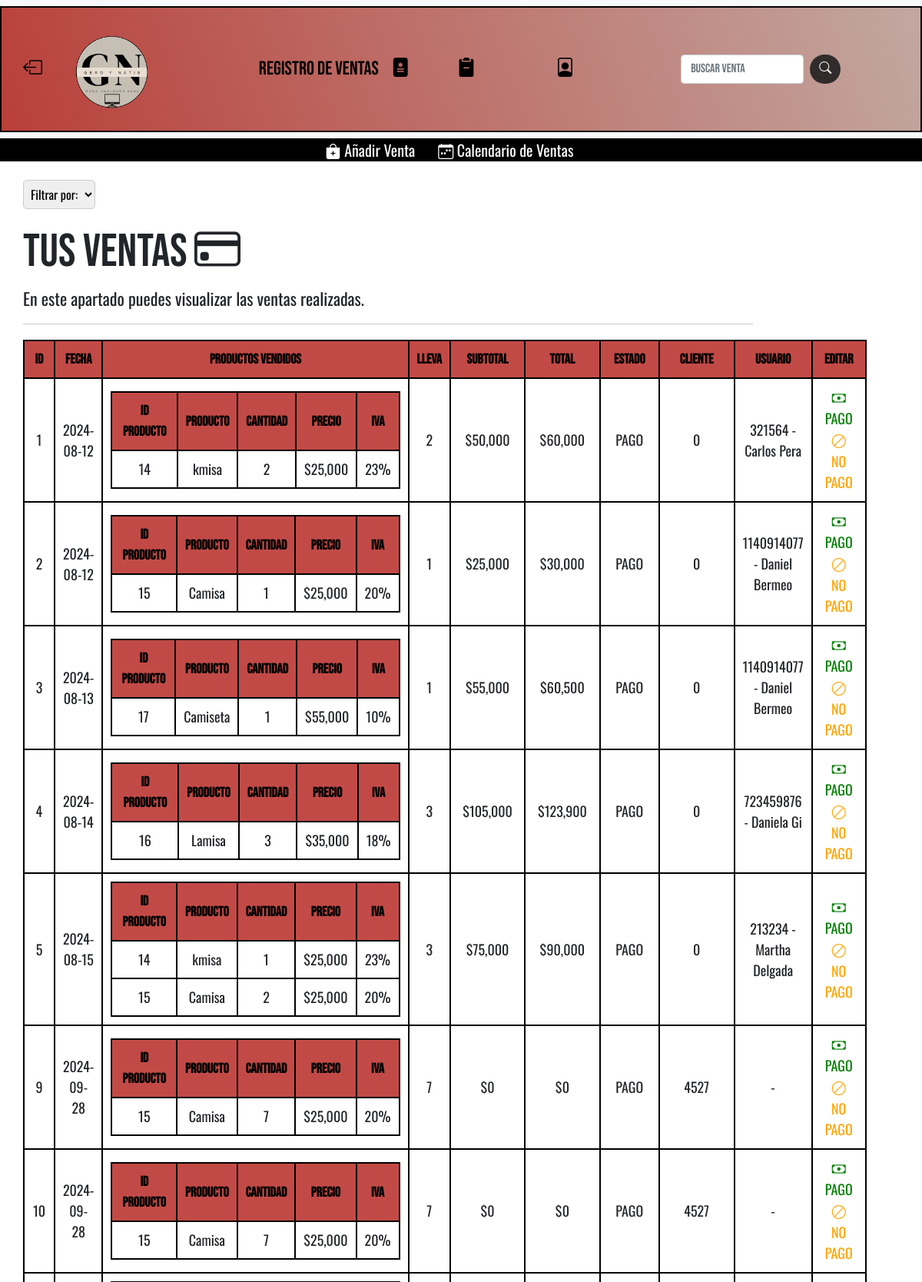
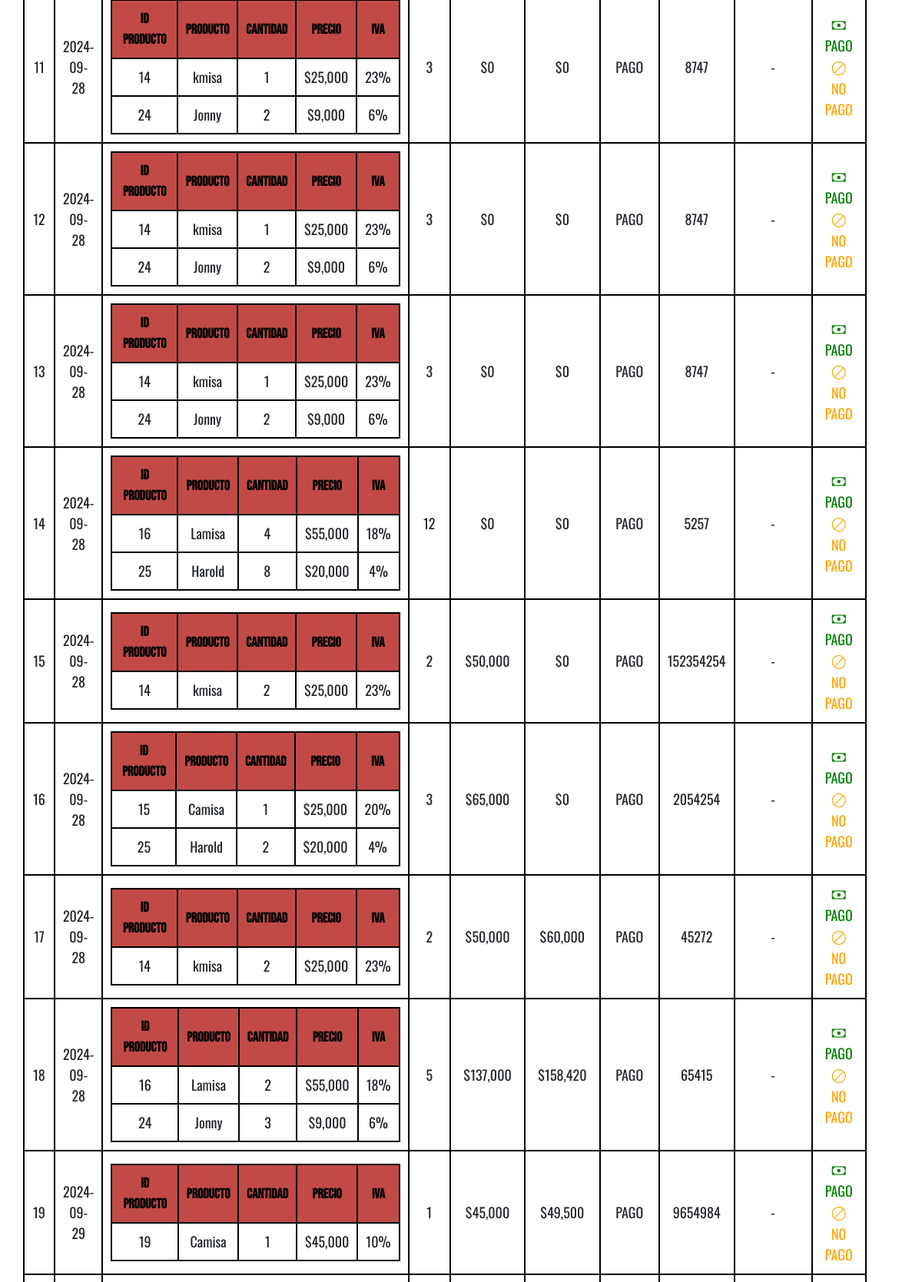
The app's page /Controlador/controladorVentas.php (upper part) with its own data (2 pictures, top to bottom).
### tables this page shows
CREATE TABLE `factura` (
  `idFactura` int(10) NOT NULL COMMENT 'Número identificador de una factura',
  `fechaventa` date NOT NULL COMMENT 'Fecha en que se hizo la venta',
  `subtotal` int(20) DEFAULT NULL COMMENT 'Subtotal de la venta (suma del valor el precio unitario de los productos)',
  `total` double DEFAULT NULL COMMENT 'Total de la venta (suma del valor el precio unitario de los productos + iva)',
  `id_estadof` int(11) DEFAULT NULL,
  `usuario` int(11) DEFAULT NULL
);

### Controlador/controladorVentas.php (called while the page is built, shortened)
<?php
require_once "../Modelo/Venta.php";
$venta = new Venta();
$ventas = $venta->obtenerVentas();
$resultado = $ventas;
include "../Principal/RegistroVentas.php";
?>

### Modelo/Conexion.php (called while the page is built)
<?php
function Conectarse(){
    $Conexion = mysqli_connect("localhost","root","","geroynatis");
    return $Conexion;
}
?>

### Modelo/Venta.php (called while the page is built, shortened)
<?php
include "../Modelo/Conexion.php";
class Venta
{
    private $Conexion;
    public function __construct($idFactura = null, $fechaventa = null, $subtotal = null, $total = null, $id_estadof = null, $ProductoidProducto = null, $valorunitario = null, $cantidad = null, $cliente = null)
    {
        $this->Conexion = Conectarse();
    }
    public function obtenerVentas()
    {
        $sqlv = "SELECT FV.idFactura, FV.fechaventa, FV.subtotal, FV.total,FV.usuario,(SELECT nombre FROM usuario WHERE FV.usuario = usuario.documento) AS nombre,(SELECT apellido FROM usuario WHERE FV.usuario = usuario.documento) AS apellido, (SELECT estados.tiposestados FROM estados WHERE FV.id_estadof = estados.idestado) AS estadi, GROUP_CONCAT(CONCAT(p.idProducto, ': ', p.nombreproducto, ' : ', df.cantidad, ': ', df.valorunitario, ': ', p.iva, ': ', df.cliente) SEPARATOR ', ') AS productos, SUM(df.cantidad) AS total_cantidad FROM detalle_factura df INNER JOIN factura AS FV ON df.FacturaidFactura = FV.idFactura INNER JOIN producto p ON df.ProductoidProducto = p.idProducto INNER JOIN estados AS E ON FV.id_estadof = E.idestado GROUP BY FV.idFactura, FV.fechaventa, FV.subtotal, FV.total, FV.id_estadof, E.tiposestados;";
        $resultado = $this->Conexion->query($sqlv);
        return $resultado;
    }
}

### Principal/RegistroVentas.php (the view, shortened to what this page needs)
<!doctype html>
<html lang="en">
<head>
  <link rel="stylesheet" href="../Principal/Geroyn.css">
  <link rel="stylesheet" href="https://cdn.jsdelivr.net/npm/bootstrap-icons@1.11.3/font/bootstrap-icons.min.css">
  <link href="https://cdn.jsdelivr.net/npm/bootstrap@5.0.2/dist/css/bootstrap.min.css" rel="stylesheet">
</head>
<body>
  <nav class="navbar navbar-expand-lg navbar-light bg-light">
    <div class="container-fluid">
      <a class="nav-link" style="color: black;" href="../Controlador/controladorInventario.php"><i class="bi bi-box-arrow-left"></i></a>
      <a class="navbar-brand" href="#">
        <img src="../Imagenes/Gero_y_Natis Logo.png" alt="" width="150" height="150">
      </a>
      <div class="collapse navbar-collapse justify-content-center" id="navbarSupportedContent">
        <ul class="navbar-nav  mb-2 mb-lg-0">
          <li class="nav-item">
            <a class="nav-link disabled" href="#" tabindex="-1" aria-disabled="true">Registro de ventas</a>
          </li>
          <li class="nav-item">
            <a class="nav-link" href="../Controlador/controladorInventario.php"><i class="bi bi-file-medical-fill"></i><span>Inicio</span></a>
          </li>
          <li class="nav-item">
            <a class="nav-link" href="../Controlador/controladorInventario2.php"><i class="bi bi-clipboard2-minus-fill"></i><span>Inventario</span></a>
          </li>
          <li class="nav-item">
            <a class="nav-link" href="../Controlador/controladorProveedores.php"><i class="bi bi-file-person"></i><span>Proveedores</span></a>
          </li>
        </ul>
        <form class="d-flex ms-lg-4">
          <input class="form-control me-2" type="search" placeholder="Buscar Venta" aria-label="Search">
          <button style="color: white; background: rgb(49, 44, 44); border: black; border-radius: 50px;" class="btn btn-outline-success" type="submit"><i class="bi bi-search"></i></button>
        </form>
      </div>
    </div>
  </nav>
  <nav class="acciones">
    <a class="aña" href="../Principal/RegistroVentasAñadir.php"><span><i class="bi bi-bag-plus-fill"></i> Añadir Venta</span></a>
    <a class="aña" href="../Calendario/Calendario.html"><span><i class="bi bi-calendar-week"></i> Calendario de Ventas</span></a>
  </nav>
<br>
  <div class="container" style="padding: 0 0 50px 0;  font-family: Oswald, sans-serif;">
    <div class="row">
    <div class="ordenar">
      <select id="filtrar" name="filtro" style="padding: 5px; border-radius: 5px; border: 1px solid #ccc;">
        <option value="onnn" disabled selected>Filtrar por:</option>
      </select>
    </div>
  </div>
      <div class="col-md-10">
        <h2 style="font-family: Bebas Neue, sans-serif; padding: 20px 0 0 0; font-size: 60px;">Tus Ventas <i class="bi bi-credit-card"></i></h2>
        <p style="font-family: Oswald, sans-serif; font-size: 22px;">En este apartado puedes visualizar las ventas realizadas.</p>
        <hr>
        <div class="col-md-12">
          <table class="edit table table-responsive">
            <thead>
              <tr>
                <th>ID</th>
                <th>Fecha</th>
                <th>Productos Vendidos</th>
                <th>LLeva</th>
                <th>Subtotal</th>
                <th>Total</th>
                <th>Estado</th>
                <th>Cliente</th>
                <th>Usuario</th>
                <th>Editar</th>
              </tr>
            </thead>
            <tbody>
              <?php
              while ($row = mysqli_fetch_assoc($resultado)) {
                echo '
              <tr>
                  <td>' . ($row['idFactura']) . '</td>
                  <td>' . ($row['fechaventa']) . '</td>
                  <td>
                      <table class="productos">
                          <thead>
                              <tr>
                                  <th>ID Producto</th>
                                  <th>Producto</th>
                                  <th>Cantidad</th>
                                  <th>Precio</th>
                                  <th>IVA</th>
                              </tr>
                          </thead>
                          <tbody>';
                echo '<tr>';
                $productos = explode(', ', $row['productos']);
                foreach ($productos as $producto) {
                  list($idProducto, $nombreProducto, $cantidad, $precio, $iva, $cliente) = explode(': ', $producto);
                  $precio = trim($precio);
                  echo '<td>' . htmlspecialchars($idProducto) . '</td>
          <td>' . htmlspecialchars($nombreProducto) . '</td>
          <td>' . htmlspecialchars($cantidad) . '</td>
          <td>$' . number_format($precio) . '</td>
          <td>' . htmlspecialchars($iva) . '%</td>
          </tr>';
                }
                echo ' </tbody>
                      </table>
                  </td>
                  <td>' . ($row['total_cantidad']) . '</td>
                  <td>$' . number_format($row['subtotal']) . '</td>
                  <td>$' . number_format($row['total']) . '</td>
                  <td>' . ($row['estadi']) . '</td>
          <td>' . htmlspecialchars($cliente) . '</td>
                  <td>' . ($row['usuario']) . ' - '. ($row['nombre']) . ' '. ($row['apellido']) . '</td>
                  <td>
                                     <form action="../Controlador/controladorVentas.php" method="post">
<input type="hidden" name="idFactura" value="' . $row['idFactura'] . '">
    <button name="Acciones" value="Pago" style="border: none; background: white; color: green;" type="submit" class="inha">
        <i class="bi bi-cash"></i> PAGO
    </button>
</form>
<form action="../Controlador/controladorVentas.php" method="post">
<input type="hidden" name="idFactura" value="' . $row['idFactura'] . '">
    <button name="Acciones" value="No Pago" style="border: none; background: white; color: orange;" type="submit" class="inha">
        <i class="bi bi-ban"></i> NO PAGO
    </button>
</form>
              </tr>';
              }
              ?>
        </div>
      </div>
    </div>
</body>
</html>

### Principal/Geroyn.css (style rules this page uses)
.container-fluid { background: linear-gradient(70deg, #b93f39, #c2a8a1); font-family: "Bebas Neue", sans-serif; font-size: 25px; justify-content: center !important; border: 2px solid black; }
.navbar-nav .nav-link { color: #000 !important; }
.navbar-brand { color: #707070 !important; }
.row { justify-content: space-between; align-items: flex-start; }
.acciones { font-family: "Oswald", sans-serif; background-color: black; max-width: 100%; display: flex; justify-content: center; align-items: center; }
.aña, .edi, .tus { text-decoration: none; color: white; padding: 0 30px 0 0; font-size: 20px; }
table.edit { width: 100%; border-collapse: collapse; margin: 20px 0; font-size: 18px; text-align: center; overflow-x: auto; }
table.edit th, table.edit td { padding: 0 20px 0 20px; border: 2px solid #000000; }
table.edit thead th { background: #c24a46; font-family: "Bebas Neue", sans-serif; color: black; }
table.edit tbody td { vertical-align: middle; font-family: "Oswald", sans-serif; }

### Principal/RegistroVentas.php (style rules this page uses)
th, td { text-align: center; vertical-align: middle; padding: 10px !important; }
.inha { font-size: 18px; }

### records on screen
factura: idFactura "1", fechaventa "2024-08-12", idProducto "14", nombreProducto "kmisa", cantidad "2", precio "25,000", iva "23", total_cantidad "2", subtotal "50,000", total "60,000", estadi "PAGO", cliente "0", usuario "321564", nombre "Carlos", apellido "Pera"
factura: idFactura "2", fechaventa "2024-08-12", idProducto "15", nombreProducto "Camisa", cantidad "1", precio "25,000", iva "20", total_cantidad "1", subtotal "25,000", total "30,000", estadi "PAGO", cliente "0", usuario "1140914077", nombre "Daniel", apellido "Bermeo"
factura: idFactura "3", fechaventa "2024-08-13", idProducto "17", nombreProducto "Camiseta", cantidad "1", precio "55,000", iva "10", total_cantidad "1", subtotal "55,000", total "60,500", estadi "PAGO", cliente "0", usuario "1140914077", nombre "Daniel", apellido "Bermeo"
factura: idFactura "4", fechaventa "2024-08-14", idProducto "16", nombreProducto "Lamisa", cantidad "3", precio "35,000", iva "18", total_cantidad "3", subtotal "105,000", total "123,900", estadi "PAGO", cliente "0", usuario "723459876", nombre "Daniela", apellido "Gi"
factura: idFactura "5", fechaventa "2024-08-15", idProducto "14", nombreProducto "kmisa", cantidad "1", precio "25,000", iva "23", idProducto "15", nombreProducto "Camisa", cantidad "2", iva "20", total_cantidad "3", subtotal "75,000", total "90,000", estadi "PAGO", cliente "0", usuario "213234", nombre "Martha", apellido "Delgada"
factura: idFactura "9", fechaventa "2024-09-28", idProducto "15", nombreProducto "Camisa", cantidad "7", precio "25,000", iva "20", total_cantidad "7", subtotal "0", total "0", estadi "PAGO", cliente "4527"
factura: idFactura "10", fechaventa "2024-09-28", idProducto "15", nombreProducto "Camisa", cantidad "7", precio "25,000", iva "20", total_cantidad "7", subtotal "0", total "0", estadi "PAGO", cliente "4527"
factura: idFactura "11", fechaventa "2024-09-28", idProducto "14", nombreProducto "kmisa", cantidad "1", precio "25,000", iva "23", idProducto "24", nombreProducto "Jonny", cantidad "2", precio "9,000", iva "6", total_cantidad "3", subtotal "0", total "0", estadi "PAGO", cliente "8747"
factura: idFactura "12", fechaventa "2024-09-28", idProducto "14", nombreProducto "kmisa", cantidad "1", precio "25,000", iva "23", idProducto "24", nombreProducto "Jonny", cantidad "2", precio "9,000", iva "6", total_cantidad "3", subtotal "0", total "0", estadi "PAGO", cliente "8747"
factura: idFactura "13", fechaventa "2024-09-28", idProducto "14", nombreProducto "kmisa", cantidad "1", precio "25,000", iva "23", idProducto "24", nombreProducto "Jonny", cantidad "2", precio "9,000", iva "6", total_cantidad "3", subtotal "0", total "0", estadi "PAGO", cliente "8747"
factura: idFactura "14", fechaventa "2024-09-28", idProducto "16", nombreProducto "Lamisa", cantidad "4", precio "55,000", iva "18", idProducto "25", nombreProducto "Harold", cantidad "8", precio "20,000", iva "4", total_cantidad "12", subtotal "0", total "0", estadi "PAGO", cliente "5257"
factura: idFactura "15", fechaventa "2024-09-28", idProducto "14", nombreProducto "kmisa", cantidad "2", precio "25,000", iva "23", total_cantidad "2", subtotal "50,000", total "0", estadi "PAGO", cliente "152354254"
factura: idFactura "16", fechaventa "2024-09-28", idProducto "15", nombreProducto "Camisa", cantidad "1", precio "25,000", iva "20", idProducto "25", nombreProducto "Harold", cantidad "2", precio "20,000", iva "4", total_cantidad "3", subtotal "65,000", total "0", estadi "PAGO", cliente "2054254"
factura: idFactura "17", fechaventa "2024-09-28", idProducto "14", nombreProducto "kmisa", cantidad "2", precio "25,000", iva "23", total_cantidad "2", subtotal "50,000", total "60,000", estadi "PAGO", cliente "45272"
factura: idFactura "18", fechaventa "2024-09-28", idProducto "16", nombreProducto "Lamisa", cantidad "2", precio "55,000", iva "18", idProducto "24", nombreProducto "Jonny", cantidad "3", precio "9,000", iva "6", total_cantidad "5", subtotal "137,000", total "158,420", estadi "PAGO", cliente "65415"
factura: idFactura "19", fechaventa "2024-09-29", nombreProducto "Camisa", cantidad "1", subtotal "45,000", iva "10", total_cantidad "1", total "49,500", estadi "PAGO", cliente "9654984"
